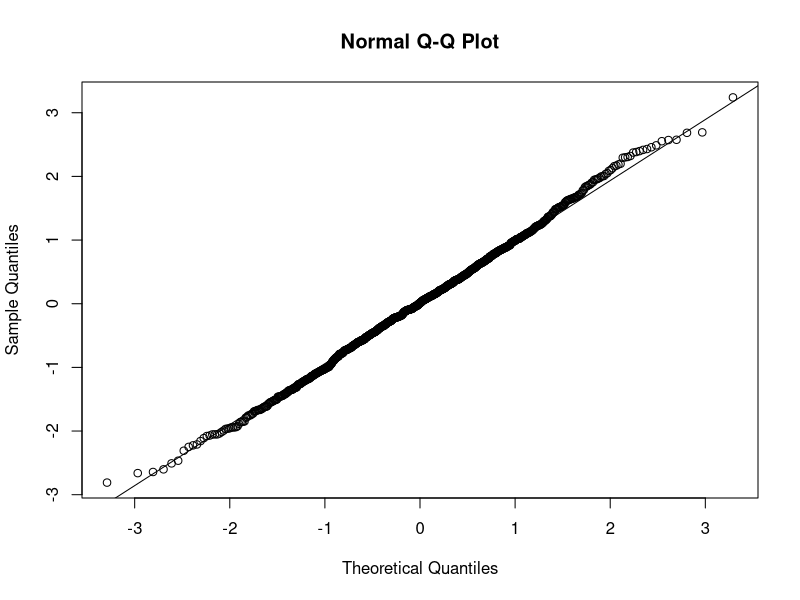
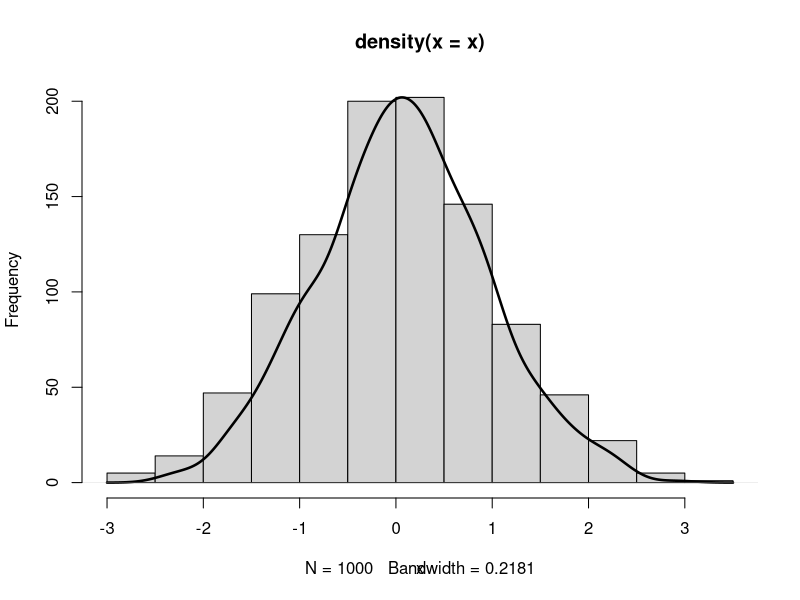
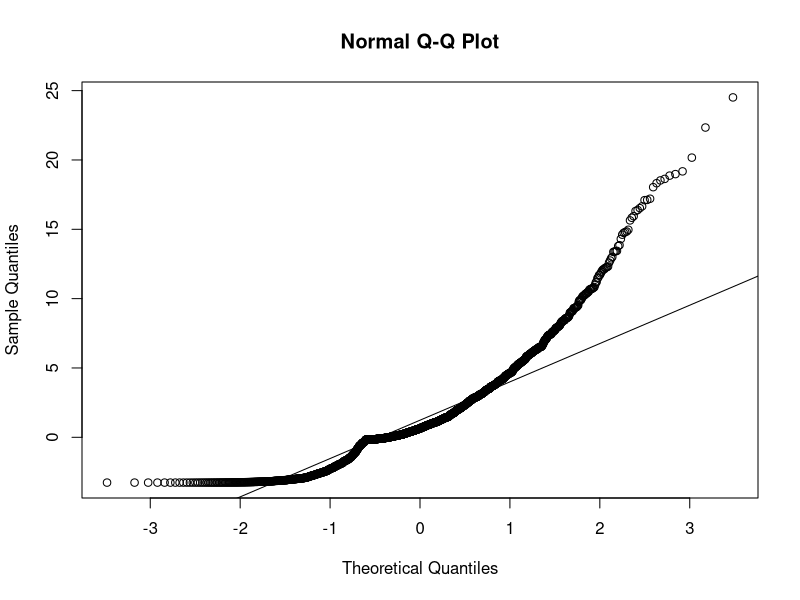
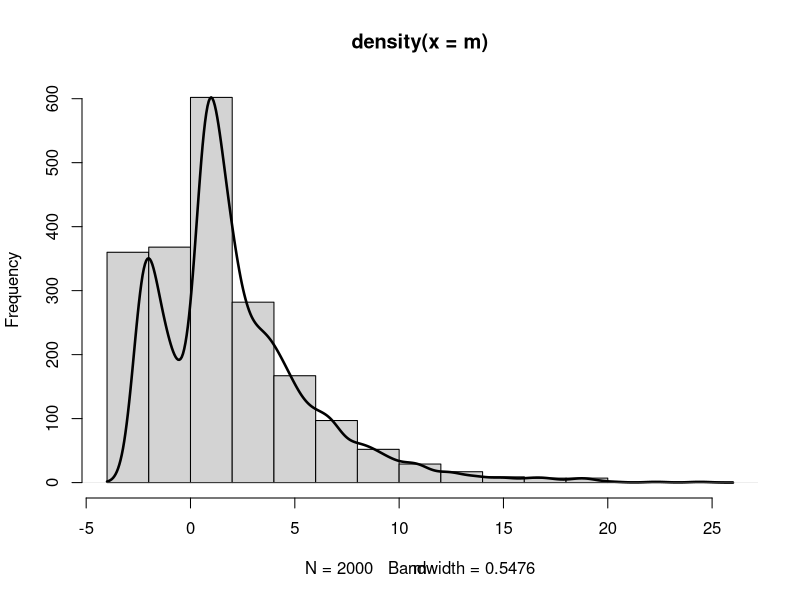

The R source for these figures, in order:
library(semTools)

# Teste de Normalidade

set.seed(123)
x = rnorm(1000)

# Gráfico qqplot
qqnorm(x)
qqline(x)

# Teste de Shapiro
# Valor de p acima de 0.05, não há indício para a não confirmar a hipótese
# nula de dados normalmente distribuidos
shapiro.test(x)

# Histograma com linha de densidade
hist(x, main="")
par(new = TRUE)
plot(density(x), ylab = "", axes = F, lwd = 2.5)

# Dados não normalmente distribuidos
m = mvrnonnorm(1000, c(1, 2), matrix(c(10, 2, 2, 5), 2, 2),
               skewness = c(5, 2), kurtosis = c(3, 3))

qqnorm(m)
qqline(m)

# Shapiro
shapiro.test(m)

# Histrograma e densidade
hist(m, main="")
par(new = TRUE)
plot(density(m), ylab = "", axes = F, lwd = 2.5)
